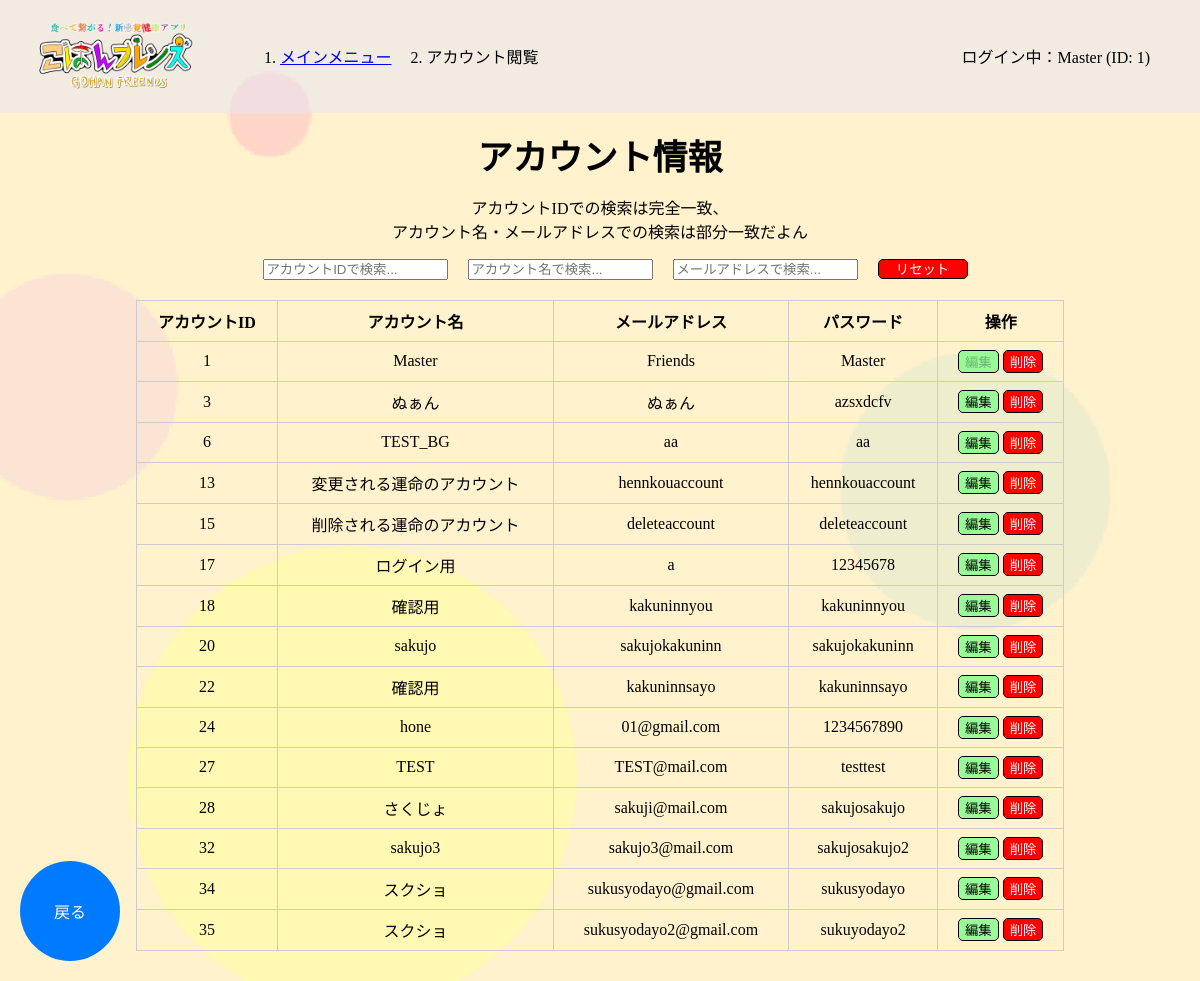
Before: /master/account_look (signed in) with the older database file.
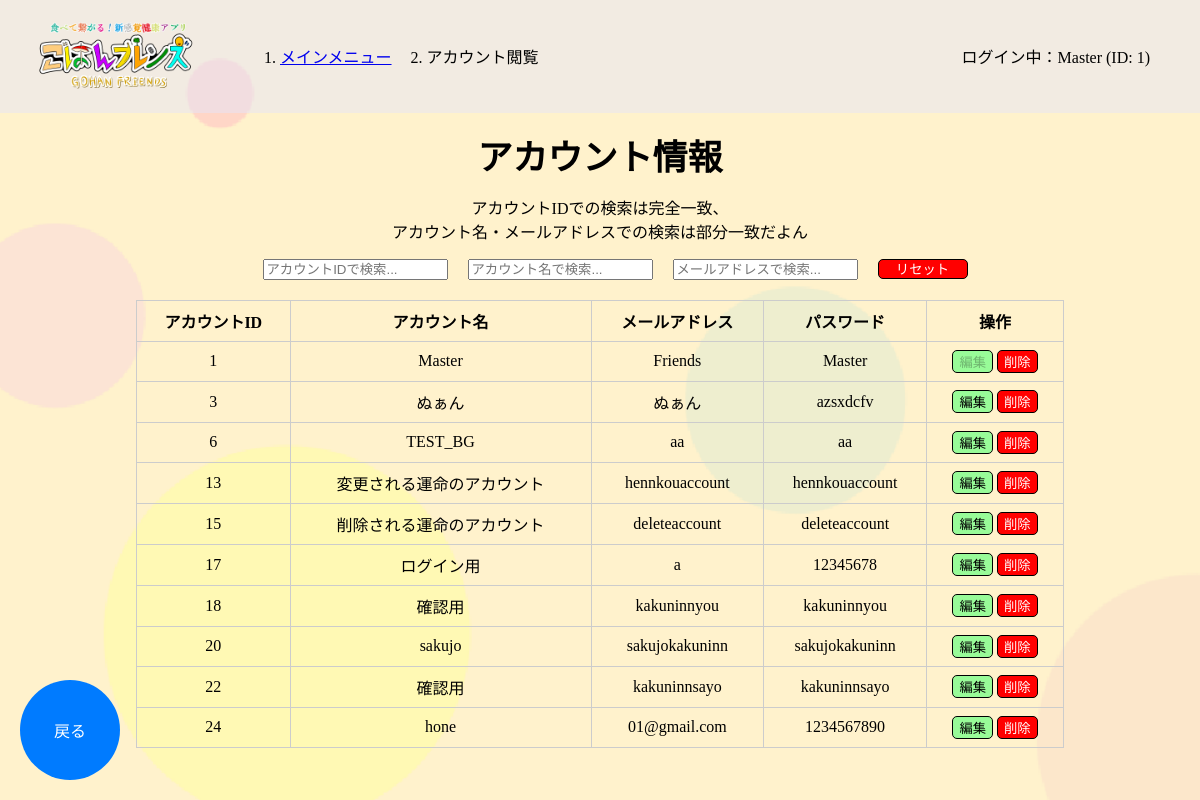
After: the same page with the newer database file.
### tables this page shows
CREATE TABLE ACCOUNT (
                        ACCOUNT_ID INTEGER PRIMARY KEY AUTOINCREMENT,
                        ACCOUNT_NAME TEXT NOT NULL,
                        MAIL TEXT NOT NULL,
                        PASS TEXT NOT NULL
                    );

### app.py (the view)
@app.route('/master/account_look')
def account_look():
    if 'account_id' not in session or session.get('account_id') != 1:
        return redirect(url_for('mainmenu'))
    if 'account_name' in session:
        conn = get_db()
        cur = conn.cursor()
        cur.execute("SELECT ACCOUNT_ID, ACCOUNT_NAME, MAIL, PASS FROM ACCOUNT")
        accounts = cur.fetchall()
        cur.close()
        conn.close()
        breadcrumbs = [
            {"name": "メインメニュー", "url": "/mainmenu/mainmenu"},
            {"name": "アカウント閲覧", "url": "/master/account_look"}
        ]
        return render_template('master/account_look.html', accounts=accounts, breadcrumbs=breadcrumbs)

### app.py (called while the page is built)
def get_db():
    conn = sqlite3.connect(DATABASE)
    return conn

@app.context_processor
def inject_account_info():
    return {
        'account_name': session.get('account_name'),
        'account_id': session.get('account_id')
    }

### templates/master/account_look.html (shortened to what this page needs)
{% extends 'base.html' %}
{% block content %}
<div class="main-contents">
    <p class="main-text">アカウント情報<br><div class="txt-center">アカウントIDでの検索は完全一致、<br>アカウント名・メールアドレスでの検索は部分一致だよん</div></p>
    <div style="display: flex; justify-content: center; align-items: center; margin-bottom: 20px;">
        <input type="text" id="searchAccountId" placeholder="アカウントIDで検索..." oninput="searchAccounts()">
        <input type="text" id="searchAccountName" placeholder="アカウント名で検索..." oninput="searchAccounts()">
        <input type="text" id="searchEmail" placeholder="メールアドレスで検索..." oninput="searchAccounts()">
        <button id="resetButton" type="button" onclick="resetSearch()" class="reset-button">リセット</button>
    </div>
    <div class="table-container">
        <table>
            <tr>
                <th>アカウントID</th>
                <th>アカウント名</th>
                <th>メールアドレス</th>
                <th>パスワード</th>
                <th>操作</th>
            </tr>
            {% for account in accounts %}
            <tr>
                <td>{{ account[0] }}</td>
                <td data-original="{{ account[1] }}">{{ account[1] }}</td>
                <td data-original="{{ account[2] }}">{{ account[2] }}</td>
                <td data-original="{{ account[3] }}">{{ account[3] }}</td>
                <td>
                    {% if account[0] == 1 %}
                    <button class="edit-button" type="button" disabled>編集</button>
                    <button class="delete-button" type="button" disabled>削除</button>
                    {% else %}
                    <button class="edit-button" type="button"
                        onclick="editRow(this.parentElement.parentElement)">編集</button>
                    <button class="delete-button" type="button"
                        onclick="showDeleteConfirmation(this.parentElement.parentElement)">削除</button>
                    {% endif %}
                </td>
            </tr>
            {% endfor %}
        </table>
    </div>
    <div class="back-button-container">
        <button id="back-button" onclick="location.href='{{ url_for('mainmenu') }}';" class="back-button">戻る</button>
    </div>
</div>
{% endblock %}

Changed rows visible on the page:
removed ACCOUNT: ACCOUNT_ID "27", ACCOUNT_NAME "TEST", MAIL "TEST@mail.com", PASS "testtest", shows "編集"
removed ACCOUNT: ACCOUNT_ID "28", ACCOUNT_NAME "さくじょ", MAIL "sakuji@mail.com", PASS "sakujosakujo", shows "編集"
removed ACCOUNT: ACCOUNT_ID "32", ACCOUNT_NAME "sakujo3", MAIL "sakujo3@mail.com", PASS "sakujosakujo2", shows "編集"
removed ACCOUNT: ACCOUNT_ID "34", ACCOUNT_NAME "スクショ", MAIL "sukusyodayo@gmail.com", PASS "sukusyodayo", shows "編集"
removed ACCOUNT: ACCOUNT_ID "35", ACCOUNT_NAME "スクショ", MAIL "sukusyodayo2@gmail.com", PASS "sukuyodayo2", shows "編集"
